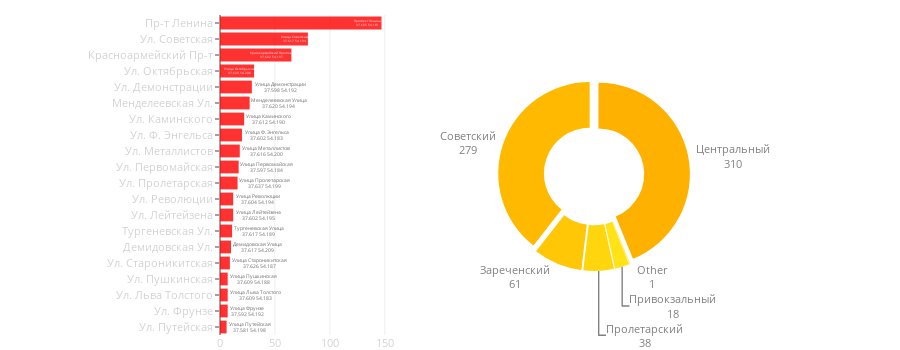

The notebook cell this image was saved under:
### Code cell
street_area_combine(city_data)

### Figure 1 — Plotly figure (JSON) as saved in the notebook; plotly's stock layout.template omitted (floating-point values rounded to 4 significant figures)
{"data": [{"hoverinfo": "text", "marker": {"color": "red"}, "opacity": 0.8, "orientation": "h", "showlegend": false, "text": ["Проспект Ленина<br>37.605 54.181", "Улица Советская<br>37.617 54.194", "Красноармейский Проспект<br>37.602 54.197", "Улица Октябрьская<br>37.620 54.208", "Улица Демонстрации<br>37.598 54.192", "Менделеевская Улица<br>37.620 54.194", "Улица Каминского<br>37.612 54.190", "Улица Ф. Энгельса<br>37.602 54.183", "Улица Металлистов<br>37.616 54.200", "Улица Первомайская<br>37.597 54.184", "Улица Пролетарская<br>37.637 54.199", "Улица Революции<br>37.604 54.194", "Улица Лейтейзена<br>37.602 54.195", "Тургеневская Улица<br>37.617 54.189", "Демидовская Улица<br>37.617 54.209", "Улица Староникитская<br>37.626 54.187", "Улица Пушкинская<br>37.609 54.188", "Улица Льва Толстого<br>37.609 54.183", "Улица Фрунзе<br>37.592 54.192", "Улица Путейская<br>37.581 54.198"], "type": "bar", "uid": "405f3a24-4298-11e9-a639-3c15c2cf2370", "x": [147, 80, 65, 31, 29, 27, 22, 20, 18, 17, 16, 12, 12, 11, 10, 9, 7, 7, 7, 6], "y": ["Пр-т Ленина", "Ул. Советская", "Красноармейский Пр-т", "Ул. Октябрьская", "Ул. Демонстрации", "Менделеевская Ул.", "Ул. Каминского", "Ул. Ф. Энгельса", "Ул. Металлистов", "Ул. Первомайская", "Ул. Пролетарская", "Ул. Революции", "Ул. Лейтейзена", "Тургеневская Ул.", "Демидовская Ул.", "Ул. Староникитская", "Ул. Пушкинская", "Ул. Льва Толстого", "Ул. Фрунзе", "Ул. Путейская"]}, {"domain": {"x": [0.1, 1], "y": [0.2, 0.8]}, "hole": 0.5, "hoverinfo": "label+percent+value", "labels": ["Центральный", "Советский", "Зареченский", "Пролетарский", "Привокзальный", "Other"], "marker": {"colors": ["#ffb100", "#ffba00", "#ffc706", "#ffd50e", "#ffe317", "#faed2d"]}, "pull": 0.05, "sort": false, "textfont": {"color": "grey", "size": 11}, "textinfo": "label+value", "textposition": "outside", "type": "pie", "uid": "405f3c2c-4298-11e9-a7c2-3c15c2cf2370", "values": [310, 279, 61, 38, 18, 1]}], "layout": {"height": 350, "hovermode": "closest", "margin": {"b": 15, "l": 220, "r": 0, "t": 15}, "showlegend": false, "width": 900, "xaxis": {"domain": [0, 0.25], "tickfont": {"color": "lightgrey", "size": 11}}, "yaxis": {"autorange": "reversed", "domain": [0, 1], "tickfont": {"color": "lightgrey", "size": 11}, "ticklen": 4}}}
